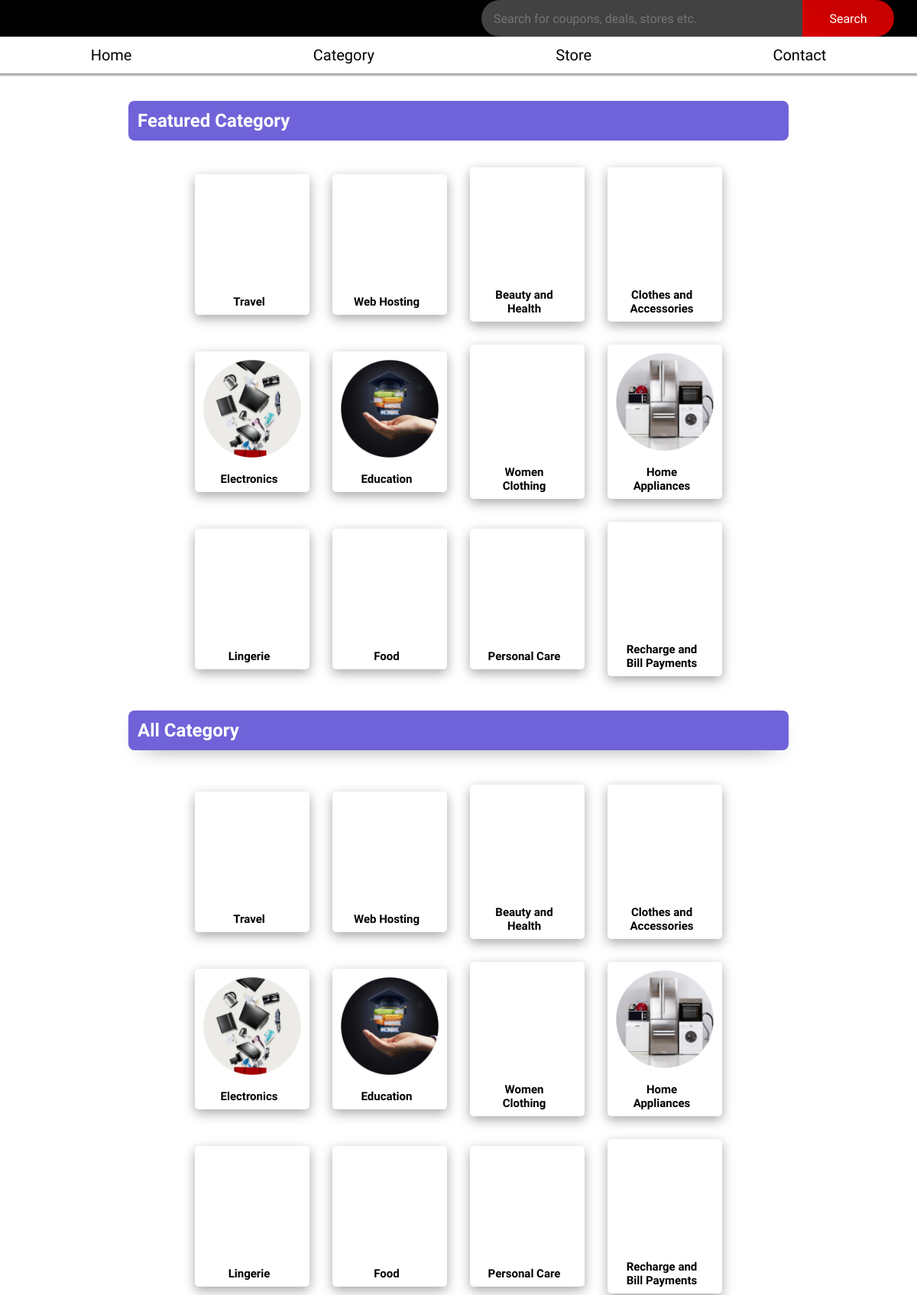
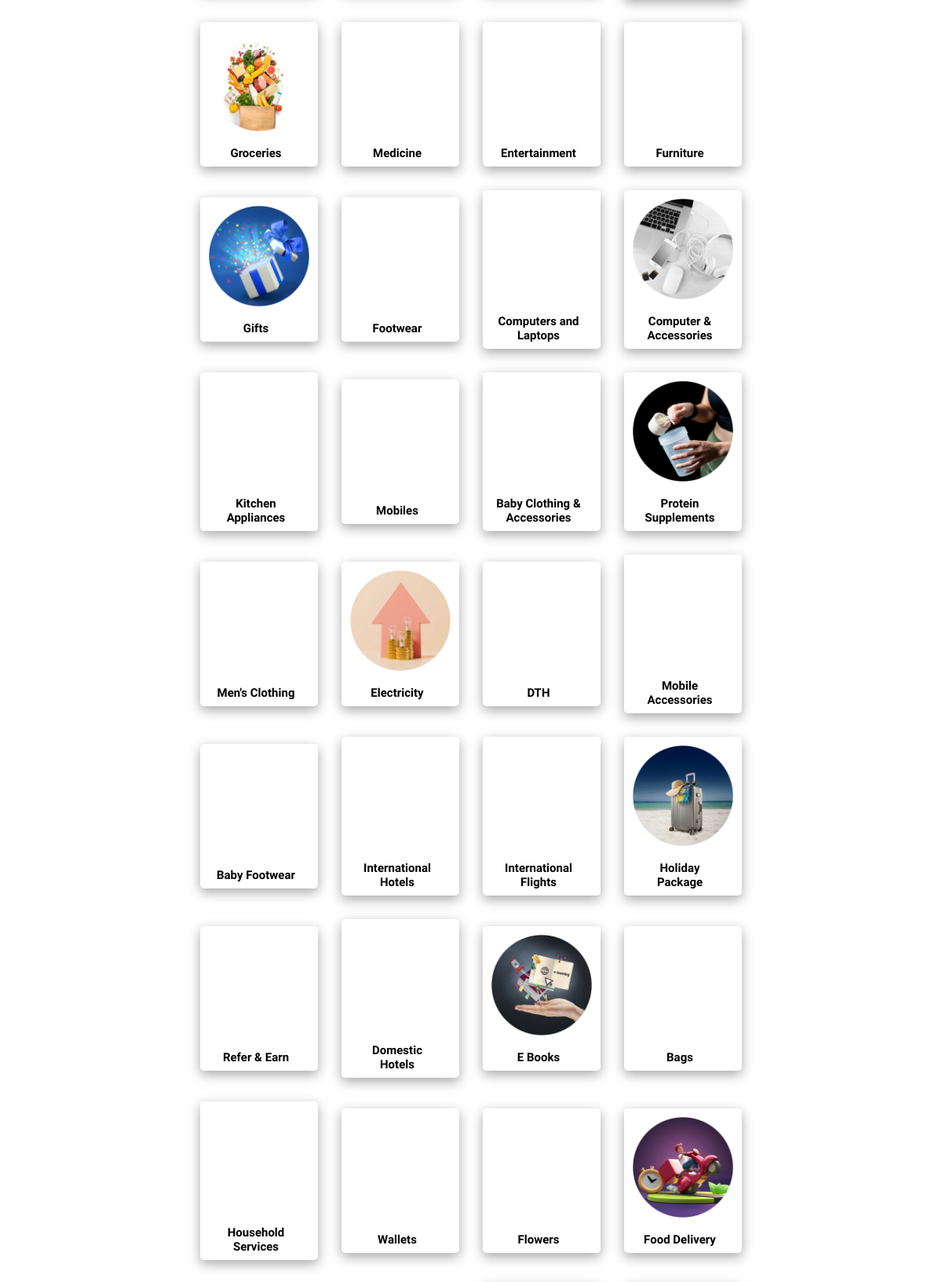
The page /category (upper part) on the database its author committed (2 pictures, top to bottom).
### couponapp/models.py (models this page shows, shortened)
class Category(models.Model):
    category_id = models.AutoField(primary_key=True)
    category_name = models.CharField(max_length=100, default="")
    slug = models.SlugField(unique=True, null=True, blank=True)
    category_image = models.ImageField(upload_to = 'category/images', default = "")

### couponapp/views.py (the view)
# urls.py: path('category', views.category, name = 'category'),
def category(request):
    categories = Category.objects.all()
    coupons = Coupon.objects.all()
    context = {'categories' : categories, 'coupons': coupons}
    return render(request, 'couponapp/category.html', context)

### couponapp/templates/couponapp/category.html (shortened to what this page needs)
{% load static %}
<!DOCTYPE html>
<html lang="en">
<head>
    <link rel="stylesheet" href="{% static './assests/style/style.css'%}">
    <link rel="stylesheet" href="https://cdnjs.cloudflare.com/ajax/libs/font-awesome/6.1.0/css/all.min.css"
 />
</head>
<body>
    <div class="logo">
        <a href="index"><img src="{%static './assests/image/logo/couponbaarlogo.png' %}" alt=""></a>
        <div class="menu-search-bar">
            <input type="search" name="search" id="searchBar" placeholder="Search for coupons, deals, stores etc.">
            <button type="button">Search</button>
        </div>
    </div>
    <header class="header">
      <nav>
          <div class="menu-contact">
              <a href="index" class="nav-item">Home</a>
              <div class="dropdown">
                  <a href="category" class="nav-item">Category</a>
              </div>
              <div class="dropdown">
                  <a href="store" class="nav-item">Store</a>
              </div>
              <a href="contact" class="nav-item">Contact</a>
          </div>
      </nav>
  </header>
    <section class="featured-category">
        <div class="featured-category-heading">
            <h2>Featured Category</h2>
        </div>
        <div class="featured-category-wrapper">
            <div class="featured-category-container">
                {% for categories in categories|slice:":12" %}
                <div class="category-item">
                    <a href="{% url 'categorydetails' categories.slug %}">
                        <div class="category-icon">
                            <img src="/media/{{categories.category_image}}" alt="">
                        </div>
                        <div class="featured-category-name">
                            <h2>{{categories.category_name}}</h2>
                        </div>
                    </a>
                </div>
                {% endfor %}
            </div>
        </div>
    </section>
    <section class="all-category">
        <div class="all-category-heading">
            <h1>All Category</h1>
        </div>
        <div class="all-category-container">
            {% for categories in categories %}
            <div class="category-item">
                <a href="{% url 'categorydetails' categories.slug %}">
                    <div class="category-icon">
                        <img src="/media/{{categories.category_image}}" alt="">
                    </div>
                    <div class="featured-category-name">
                        <h2>{{categories.category_name}}</h2>
                    </div>
                </a>
            </div>
            {% endfor %}
        </div>
    </section>
</body>
</html>

### static/assests/style/style.css (style rules this page uses)
* { margin: 0%; padding: 0%; font-family: 'Roboto Condensed', sans-serif; }
body,html { color: #000; background: #fff; width: 100%; overflow-x: hidden; }
.header { box-shadow: 0 1px 2px 2px rgba(0, 0, 0, 0.35); position: relative; }
.logo { background-color: rgba(0, 0, 0); top: 0%; position: sticky; z-index: 1; width: 100%; display: flex; align-items: center; justify-content: space-between; }
.menu-search-bar { width: 50%; display: flex; align-items: center; justify-content: center; }
.menu-search-bar input { max-width: 535px; width: 70%; height: 48px; padding: 12px 16px; border-radius: 50px 0 0 50px; outline: none; border: none; color: #fff; font-size: 16px; background-color: rgba(218, 218, 218, 0.3); }
.menu-search-bar button { width: 20%; border-radius: 0 50px 50px 0; border: none; background: linear-gradient(to top right, #ff0000 0%, #990000 100%); animation: gradient 2s ease infinite; background-size: 600% 600%; color: #fff; outline: none; height: 48px; font-size: 16px; padding: 12px 12px; }
.menu-contact { display: flex; justify-content: space-around; align-items: center; background: #fff; }
.menu-contact .nav-item { text-decoration: none; color: #000; font-size: 20px; padding: 12px 16px; border-radius: 5px; }
.dropdown { display: inline-block; }
.featured-category { width: 100%; display: flex; flex-direction: column; justify-content: center; align-items: center; background-color: #fff; }
.featured-category-heading { display: flex; align-items: center; margin-top: 3%; width: 70%; padding: 12px ; background: #7063d9; animation: gradient 2s ease infinite; background-size: 600% 600%; color: #fff; border-radius: 8px; margin-bottom:20px ; }
.featured-category-heading h2 { text-align: center; }
.featured-category-wrapper { display: flex; justify-content:center; align-items:center ; width: 100%; }
.featured-category-wrapper .featured-category-container { width: 70%; display: flex; flex-wrap: wrap; justify-content:center; align-items:center ; }
.category-item { display: flex; flex-direction: column; align-items: center; justify-content: center; border-radius: 5px; margin: 15px; transition: all 0.3s ease-in-out; box-shadow: rgba(0, 0, 0, 0.35) 0px 5px 15px; background: #fff; }
.category-item a { color: #fff; text-decoration: none; }
.category-item a { width: 150px; height: auto; overflow: hidden; }
.category-item .category-icon { position: relative; display: flex; align-items: center; justify-content: center; width: 130px; height: 130px; padding: 10px; border-radius: 8px ; overflow: hidden; }
.category-item .category-icon img { max-width: 100%; }
.category-item .featured-category-name { width: 110px; text-overflow: ellipsis; overflow: auto; text-align: center; font-size: 10px; padding: 8px 16px; color: #000; }
.all-category { display: flex; align-items: center; justify-content: center; flex-direction: column; width: 100%; height: auto; background-color: #fff; }
.all-category-heading { text-align: center; margin-top: 30px; padding: 12px; border-radius: 8px; box-shadow: rgba(0, 0, 0, 0.9) 0 10px 30px -20px; width: 70%; color: #fff; background: #7063d9; animation: gradient 2s ease infinite; background-size: 600% 600%; }
.all-category-heading h1 { text-align: left; }
.all-category-container { width: 70%; display: flex; flex-wrap: wrap; justify-content: center; align-items: center; margin: 30px 0; }

### rows shown on the page
Category: category_name "Travel"
Category: category_name "Web Hosting"
Category: category_name "Beauty and Health"
Category: category_name "Clothes and Accessories"
Category: category_image (picture), category_name "Electronics"
Category: category_image (picture), category_name "Education"
Category: category_name "Women Clothing"
Category: category_image (picture), category_name "Home Appliances"
Category: category_name "Lingerie"
Category: category_name "Food"
Category: category_name "Personal Care"
Category: category_name "Recharge and Bill Payments"
Category: category_image (picture), category_name "Groceries"
Category: category_name "Medicine"
Category: category_name "Entertainment"
Category: category_name "Furniture"
Category: category_image (picture), category_name "Gifts"
Category: category_name "Footwear"
Category: category_name "Computers and Laptops"
Category: category_image (picture), category_name "Computer & Accessories"
Category: category_name "Kitchen Appliances"
Category: category_name "Mobiles"
Category: category_name "Baby Clothing & Accessories"
Category: category_image (picture), category_name "Protein Supplements"
Category: category_name "Men's Clothing"
Category: category_image (picture), category_name "Electricity"
Category: category_name "DTH"
Category: category_name "Mobile Accessories"
Category: category_name "Baby Footwear"
Category: category_name "International Hotels"
Category: category_name "International Flights"
Category: category_image (picture), category_name "Holiday Package"
Category: category_name "Refer & Earn"
Category: category_name "Domestic Hotels"
Category: category_image (picture), category_name "E Books"
Category: category_name "Bags"
Category: category_name "Household Services"
Category: category_name "Wallets"
Category: category_name "Flowers"
Category: category_image (picture), category_name "Food Delivery"
